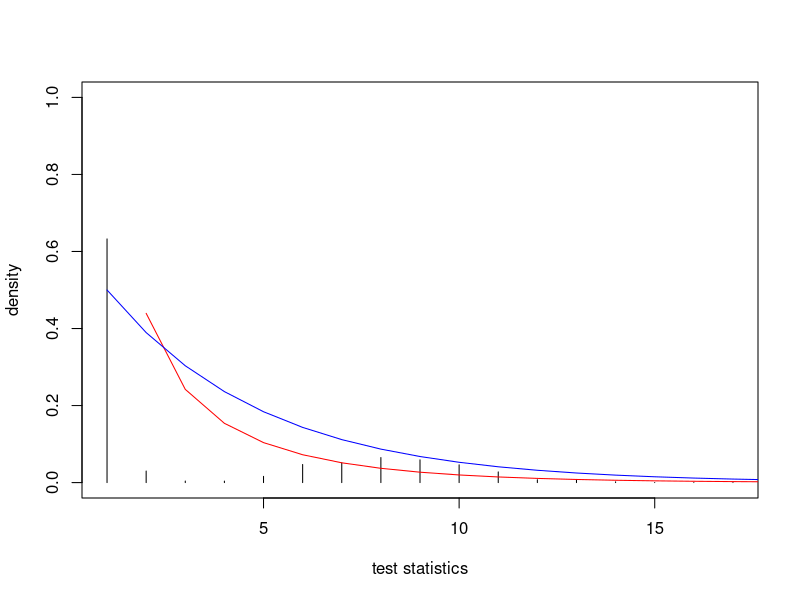

Generate this figure with R:
## Case for test of two categorical variable
## Basic settings of "Reminders Through Association"
miss_p <- 0.7 # expect probability of missed the cue for "no cue"
miss_n <- 80  # expect frequency of missed the cue for "no cue"
respond_p <- 0.5 # expect probability of respond the cue for "no cue"
respond_n <- 220 # expect frequency of missed the cue for "no cue"

## Making of Sampling Distribution

i = 10000
chi <- NULL

while(i > 0){
  ## Sampling
  miss_o <- sample(c(0,1), size = miss_n, replace = TRUE, prob = c(miss_p,1-miss_p))
  respond_o <- sample(c(0,1), size = respond_n, replace = TRUE, prob = c(respond_p,1-respond_p))
  
  ## the simulated chi-squares 
  chi <- c(chi,
           sum(
             (sum(miss_o == 1) - miss_n*miss_p)^2/miss_n*miss_p,
             (sum(miss_o == 0) - miss_n*(1 - miss_p))^2)/miss_n*(1 - miss_p),
             (sum(respond_o == 1) - respond_n*respond_p)^2/respond_n*respond_p,
             (sum(respond_o == 0) - respond_n*(1 - respond_p))^2/respond_n*(1 - respond_p)
           )
           i = i-1
}

## Compute the accumulated frequencies of distributions
sampling <- hist(chi, plot = FALSE)
#chisq_df1 <- hist(rchisq(10000,df=1))
#chisq_df2 <- hist(rchisq(10000,df=2))

## Plot of sampling distribution
sampling_density <- sampling$counts/sum(sampling$counts)
plot(sampling_density,type = "h",xlab="test statistics",ylab="density",ylim=c(0,1))
lines(dchisq(sampling$breaks, df=1),col="red")
lines(dchisq(sampling$breaks, df=2),col="blue")

## SS of sampling and probability functions
sum((sampling_density - dchisq(1:length(sampling_density), df=1) )[-1]^2)
sum((sampling_density - dchisq(1:length(sampling_density), df=2) )[-1]^2)


